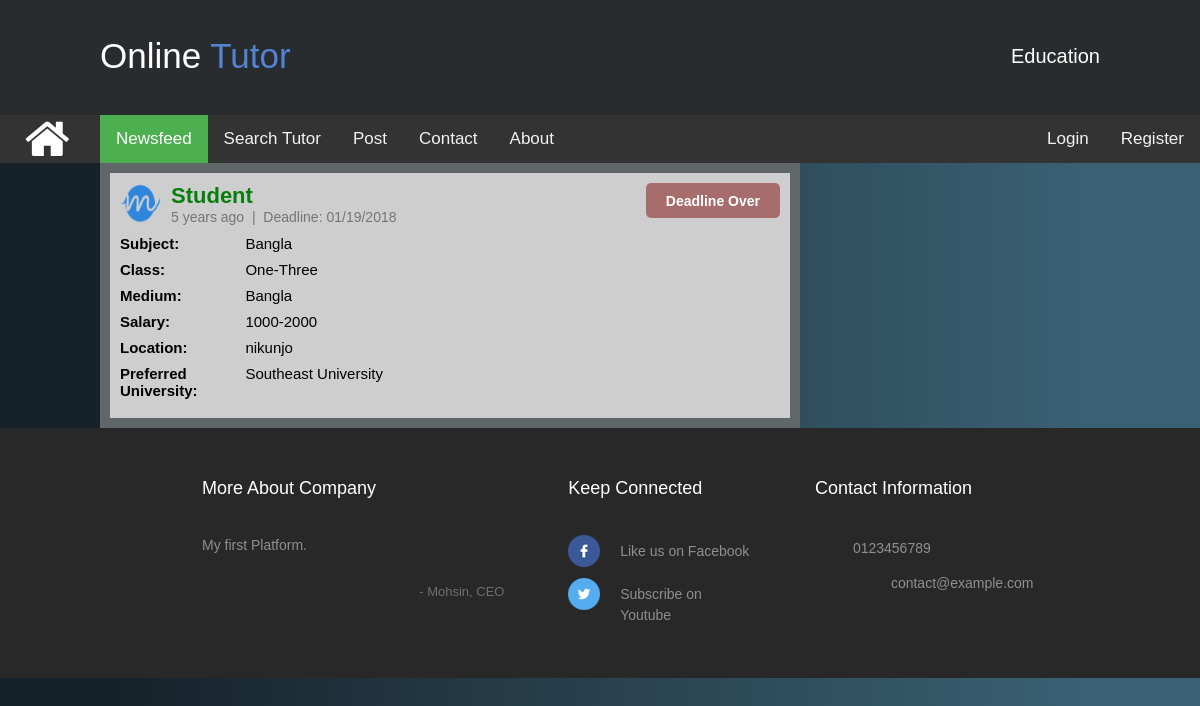
Page /viewpost.php?pid=5 on the committed database.
### tables this page shows
CREATE TABLE IF NOT EXISTS `post` (
  `id` int(11) NOT NULL AUTO_INCREMENT,
  `postby_id` int(11) NOT NULL,
  `subject` text NOT NULL,
  `class` text NOT NULL,
  `medium` varchar(20) NOT NULL,
  `salary` varchar(50) NOT NULL,
  `location` text NOT NULL,
  `p_university` text NOT NULL,
  `post_time` timestamp NOT NULL DEFAULT CURRENT_TIMESTAMP ON UPDATE CURRENT_TIMESTAMP,
  `deadline` varchar(15) NOT NULL,
  PRIMARY KEY (`id`)
);

CREATE TABLE IF NOT EXISTS `user` (
  `id` int(11) NOT NULL AUTO_INCREMENT,
  `fullname` varchar(150) NOT NULL,
  `gender` varchar(6) NOT NULL,
  `email` varchar(40) NOT NULL,
  `phone` varchar(15) NOT NULL,
  `address` varchar(200) NOT NULL DEFAULT '',
  `pass` varchar(50) NOT NULL,
  `confirmcode` varchar(7) NOT NULL,
  `activation` varchar(3) NOT NULL DEFAULT '',
  `type` varchar(10) NOT NULL,
  `user_pic` text,
  `last_logout` timestamp NOT NULL DEFAULT CURRENT_TIMESTAMP ON UPDATE CURRENT_TIMESTAMP,
  `online` varchar(5) NOT NULL DEFAULT 'no',
  PRIMARY KEY (`id`)
);

### inc/timeago.php (called while the page is built, shortened)
<?php
class timeago
{
    function time_ago($timestamp){
    $time_ago        = strtotime($timestamp);
    $current_time    = time();
    $time_difference = $current_time - $time_ago;
    $seconds         = $time_difference;
    $minutes = round($seconds / 60);
    $hours   = round($seconds / 3600);
    $days    = round($seconds / 86400);
    $weeks   = round($seconds / 604800);
    $months  = round($seconds / 2629440);
    $years   = round($seconds / 31553280);
    if ($seconds <= 60){
      return "Just Now";
    } else if ($minutes <= 60){
      if ($minutes == 1){
        return "1 min ago";
      } else {
        return "$minutes mins ago";
      }
    } else if ($hours <= 24){
      if ($hours == 1){
        return "1 hr ago";
      } else {
        return "$hours hrs ago";
      }
    } else if ($days <= 7){
      if ($days == 1){
        return "yesterday";
      } else {
        return "$days days ago";
      }
    } else if ($weeks <= 4.3){
      if ($weeks == 1){
        return "1 week ago";
      } else {
        return "$weeks weeks ago";
      }
    } else if ($months <= 12){
      if ($months == 1){
        return "1 month ago";
      } else {
        return "$months months ago";
      }
    } else {
      if ($years == 1){
        return "1 year ago";
      } else {
        return "$years years ago";
      }
    }
  }
}
?>

### viewpost.php (the view, shortened to what this page needs)
<?php
$con = new mysqli('localhost', 'root', '', 'main_db');
if (!isset($_SESSION['user_login'])) {
	$user = "";
	$utype_db = "";
}
else {
	$user = $_SESSION['user_login'];
	$result = $con->query("SELECT * FROM user WHERE id='$user'");
		$get_user_name = $result->fetch_assoc();
			$uname_db = $get_user_name['fullname'];
			$utype_db = $get_user_name['type'];
}
include_once("inc/timeago.php");
$time = new timeago();
if (isset($_REQUEST['pid'])) {
	$pstid = mysqli_real_escape_string($con, $_REQUEST['pid']);
}else {
	header('location: index.php');
}
?>
<!DOCTYPE html>
<html>
<head>
	<link rel="stylesheet" type="text/css" href="css/style.css">
	<link href="css/footer.css" rel="stylesheet" type="text/css" media="all" />
	<link rel="stylesheet" type="text/css" href="css/homemenu.css">
    <link rel="stylesheet" href="https://maxcdn.bootstrapcdn.com/font-awesome/4.3.0/css/font-awesome.min.css">
</head>
<body class="body1">
<div>
	<div>
		<header class="header">
			<div class="header-cont">
				<?php
					include 'inc/banner.inc.php';
				?>
			</div>
		</header>
		<div class="topnav">
			<div class="parent2">
		  <div class="test1 bimage1"><a href=""><img src="image/tech.png" title="IT Solution" style="border-radius: 50%;" width="42" height="42"></a></div>
		  <div class="test2"><a href="#"><img src="image/eventmgt.png" title="Event Management" width="42" height="42" style="border-radius: 50%;"></a></div>
		  <div class="test3"><a href="#"><img src="image/photography.png" title="Photography" width="42" height="42" style="border-radius: 50%;"></a></div>
		  <div class="test4"><a href="#"><img src="image/teaching.png" title="Tution" style="border-radius: 50%;" width="42" height="42"></a></div>
		  <div class="mask2"><i class="fa fa-home fa-3x"></i></div>
		</div>
			<a class="active navlink" href="index.php" style="margin: 0px 0px 0px 100px;">Newsfeed</a>
			<a class="navlink" href="#news">Search Tutor</a>
			<?php
			if($utype_db == "teacher")
				{
				}else {
					echo '<a class="navlink" href="postform.php">Post</a>';
				}
			 ?>
			<a class="navlink" href="#contact">Contact</a>
			<a class="navlink" href="#about">About</a>
			<div style="float: right;" >
				<table>
					<tr>
						<?php
							if($user != ""){
								echo '<td>
							<a class="navlink" href="profile.php?uid='.$user.'">'.$uname_db.'</a>
						</td>
						<td>
							<a class="navlink" href="logout.php">Logout</a>
						</td>';
							}else{
								echo '<td>
							<a class="navlink" href="login.php">Login</a>
						</td>
						<td>
							<a class="navlink" href="registration.php">Register</a>
						</td>';
							}
						?>
					</tr>
				</table>
			</div>
		</div>
	</div>
	<div class="nbody" style="margin: 0px 100px; overflow: hidden;">
		<div class="nfeedleft">
				<?php
					$todaydate = date("m/d/Y");
					$query = $con->query("SELECT * FROM post WHERE id= '$pstid'");
					while ($row = $query->fetch_assoc()) {
						$postby_id = $row['postby_id'];
						$sub = $row['subject'];
						$class = $row['class'];
						$salary = $row['salary'];
						$location = $row['location'];
						$p_university = $row['p_university'];
						$post_time = $row['post_time'];
						$deadline = $row['deadline'];
						$medium = $row['medium'];
						$query1 = $con->query("SELECT * FROM user WHERE id='$postby_id'");
						$user_fname = $query1->fetch_assoc();
						$uname_db = $user_fname['fullname'];
						$pro_pic_db = $user_fname['user_pic'];
						echo '
							<div class="nfbody">
							<div class="p_head">
							<div style="float: right;">';
								if($user!='' && $utype_db=='student'){
										echo "<span style='color: red;'>Only teacher can apply!</span>";
								}else {
									if((strtotime($deadline) - strtotime($todaydate)) < 0){
										echo '
										<input type="submit" class="sub_button" style="margin: 0px; background-color: #a76d6d; cursor: default;" name="" value="Deadline Over" />';
									}
								}
							echo '</div>
							<div>
								<img src="image/profilepic/'.$pro_pic_db.'" width="41px" height="41px">
							</div>
							<div class="p_nmdate">
								<h4>'.$uname_db.'</h4>
								<h5 style="color: #757575;">'.$time->time_ago($post_time).' &nbsp;|&nbsp; Deadline: '.$deadline.'</h5>
							</div>
						</div>
						<div class="p_body">
							<div class="itemrow">
					  			<div class="itemrowdiv1">
					  				<p><label>Subject: </label></p>
					  			</div>
					  			<div class="itemrowdiv2">
					  				<span>'.$sub.'</span>
					  			</div>
					  		</div>
							<div class="itemrow">
					  			<div class="itemrowdiv1">
					  				<label>Class: </label>
					  			</div>
					  			<div class="itemrowdiv2">
					  				<span>'.$class.'</span>
					  			</div>
					  		</div>
							<div class="itemrow">
					  			<div class="itemrowdiv1">
					  				<label>Medium: </label>
					  			</div>
					  			<div class="itemrowdiv2">
					  				<span>'.$medium.'</span>
					  			</div>
					  		</div>
							<div class="itemrow">
					  			<div class="itemrowdiv1">
					  				<label>Salary: </label>
					  			</div>
					  			<div class="itemrowdiv2">
					  				<span>'.$salary.'</span>
					  			</div>
					  		</div>
							<div class="itemrow">
					  			<div class="itemrowdiv1">
					  				<label>Location: </label>
					  			</div>
					  			<div class="itemrowdiv2">
					  				<span>'.$location.'</span>
					  			</div>
					  		</div>
							<div class="itemrow">
					  			<div class="itemrowdiv1">
					  				<label>Preferred University: </label>
					  			</div>
					  			<div class="itemrowdiv2">
					  				<span>'.$p_university.'</span>
					  			</div>
					  		</div>
						</div>
					</div>';
					}
				?>
		</div>
	</div>
	<div>
	<?php
		include 'inc/footer.inc.php';
	?>
	</div>
</div>
</body>
</html>

### css/style.css (style rules this page uses)
body { width: 100%; margin: 0 auto; background-color: #ddd; font-size: 14px; }
header { background-color: #00695C; height: 101px; }
.body1 { margin: 0 auto; font-family: Verdana, Geneva, sans-serif; }
.header { background-color:#292c2f; box-shadow:0 1px 1px #ccc; padding: 4px 100px; color: #ffffff; box-sizing: border-box; top:100px; -webkit-transition:top 0.3s; transition:top 0.3s; text-align: center; margin: 0 auto; height: 115px; top: 0; left: 0; z-index: 1; }
.topnav { overflow: hidden; background-color: #333; }
.topnav .navlink { float: left; display: block; color: #f2f2f2; text-align: center; padding: 14px 16px; text-decoration: none; font-size: 17px; }
.topnav .navlink.active { background-color: #4CAF50; color: white; }
.nfeedleft { float: left; width: 700px; background-color: #606769; }
.nfbody { background-color: #cecece; margin: 10px; padding: 10px; }
.p_head img { float: left; }
.p_nmdate { overflow: hidden; padding: 0 10px; font-weight: bold; font-size: 22px; }
.p_nmdate h4 { color: #087E0D; font-family: "Trebuchet MS", Helvetica, sans-serif; }
.p_nmdate h5 { font-size: 14px; font-weight: normal; }
.p_body { margin: 10px 0 0 0; font-size: 15px; }
.p_body p { font-weight: bold; }
.p_body span { font-weight: 200; }
.itemrow { margin: 0 auto; width: 100%; padding-bottom: 9px; overflow: hidden; }
.itemrowdiv1 { width: 19%; float: left;font-weight: bold; }
.itemrowdiv2 { width: 80%; float: left; }
.sub_button { font-size: 14px; font-weight: 600; color: white; padding: 6px 20px; display: inline-block; float: right; text-decoration: none; height: 35px; -webkit-border-radius: 5px; -moz-border-radius: 5px; border-radius: 5px; background-color: #70b372; transition: all 0.1s linear 0s; top: 0px; position: relative; border: none; cursor: pointer; }

### css/footer.css (style rules this page uses)
html,body,div,span,applet,object,iframe,h1,h2,h3,h4,h5,h6,p,blockquote,pre,a,abbr,acronym,address,big,cite,code,del,dfn,em,img,ins,kbd,q,s,samp,small,strike,strong,sub,sup,tt,var,b,u,i,dl,dt,dd,ol,nav ul,nav li,fieldset,form,label,legend,table,caption,tbody,tfoot,thead,tr,th,td,article,aside,canvas,details,embed,figure,figcaption,footer,header,hgroup,menu,nav,output,ruby,section,summary,time,mark,audio,video { margin:0;padding:0;border:0;font-size:100%;font:inherit;vertical-align:baseline; }
article, aside, details, figcaption, figure,footer, header, hgroup, menu, nav, section { display: block; }
table { border-collapse:collapse;border-spacing:0; }
a { text-decoration:none; }

### css/homemenu.css (style rules this page uses)
body { background: -webkit-linear-gradient(90deg, #16222A 10%, #3A6073 90%); background: -moz-linear-gradient(90deg, #16222A 10%, #3A6073 90%); background: -ms-linear-gradient(90deg, #16222A 10%, #3A6073 90%); background: -o-linear-gradient(90deg, #16222A 10%, #3A6073 90%); background: linear-gradient(90deg, #16222A 10%, #3A6073 90%); }
.parent2 { position:absolute; display:block; width:50px; height:50px; background-color:transparent; border-radius:50%; z-index:20; }
.test1 { width:42px; height:42px; background-color:#333; border-radius:50%; position:absolute; color:white; text-align:center; line-height:50px; z-index:19;; left: 27px; top: 2px; transition: all 500ms cubic-bezier(0.680, -0.550, 0.265, 1.550); position:absolute; }
.test2 { width:42px; height:42px; left: 27px; top: 2px; background-color:#333; border-radius:50%; position:absolute; color:white; text-align:center; line-height:50px; z-index:19; transition: all 500ms cubic-bezier(0.680, -0.550, 0.265, 1.550) .2s; }
.test3 { width:42px; height:42px; background-color:#333; border-radius:50%; position:absolute; color:white; text-align:center; line-height:50px; left: 27px; top: 2px; transition: all 500ms cubic-bezier(0.680, -0.550, 0.265, 1.550) .4s; }
.test4 { width:42px; height:42px; background-color:#333; border-radius:50%; position:absolute; color:white; text-align:center; line-height:50px; left: 27px; top: 2px; transition: all 500ms cubic-bezier(0.680, -0.550, 0.265, 1.550) .6s; }
.mask2 { background:#333; border-radius:50%; position:absolute; z-index:21; color:white; text-align:center; cursor:pointer; left: 25px; }
.bimage1 { background-image: url("../image/insta-logo.png"); }

### rows in the picture
post: user.user_pic (picture), user.fullname "Student", post_time "5 years ago", deadline "01/19/2018", subject "Bangla", class "One-Three", medium "Bangla", salary "1000-2000", location "nikunjo", p_university "Southeast University"
